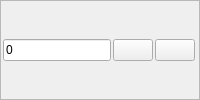
                           <widget class="QFrame" name="frme_det_zone_rotation">
                            <property name="sizePolicy">
                             <sizepolicy hsizetype="Maximum" vsizetype="Preferred">
                              <horstretch>0</horstretch>
                              <verstretch>0</verstretch>
                             </sizepolicy>
                            </property>
                            <property name="frameShape">
                             <enum>QFrame::StyledPanel</enum>
                            </property>
                            <property name="frameShadow">
                             <enum>QFrame::Plain</enum>
                            </property>
                            <layout class="QHBoxLayout" name="layout_hrz_frme_det_zone_rotation">
                             <property name="spacing">
                              <number>0</number>
                             </property>
                             <property name="leftMargin">
                              <number>0</number>
                             </property>
                             <property name="topMargin">
                              <number>0</number>
                             </property>
                             <property name="rightMargin">
                              <number>0</number>
                             </property>
                             <property name="bottomMargin">
                              <number>0</number>
                             </property>
                             <item>
                              <widget class="QLineEdit" name="ledit_det_zone_rotation">
                               <property name="sizePolicy">
                                <sizepolicy hsizetype="Fixed" vsizetype="Fixed">
                                 <horstretch>0</horstretch>
                                 <verstretch>0</verstretch>
                                </sizepolicy>
                               </property>
                               <property name="text">
                                <string>0</string>
                               </property>
                              </widget>
                             </item>
                             <item>
                              <widget class="QPushButton" name="btn_rotate_det_zone_ccw">
                               <property name="sizePolicy">
                                <sizepolicy hsizetype="Maximum" vsizetype="Fixed">
                                 <horstretch>0</horstretch>
                                 <verstretch>0</verstretch>
                                </sizepolicy>
                               </property>
                               <property name="text">
                                <string/>
                               </property>
                               <property name="icon">
                                <iconset>
                                 <normaloff>Resources/rotate_ccw.jpg</normaloff>Resources/rotate_ccw.jpg</iconset>
                               </property>
                              </widget>
                             </item>
                             <item>
                              <widget class="QPushButton" name="btn_rotate_det_zone_cw">
                               <property name="sizePolicy">
                                <sizepolicy hsizetype="Maximum" vsizetype="Fixed">
                                 <horstretch>0</horstretch>
                                 <verstretch>0</verstretch>
                                </sizepolicy>
                               </property>
                               <property name="text">
                                <string/>
                               </property>
                               <property name="icon">
                                <iconset>
                                 <normaloff>Resources/rotate_cw.jpg</normaloff>Resources/rotate_cw.jpg</iconset>
                               </property>
                              </widget>
                             </item>
                            </layout>
                           </widget>
